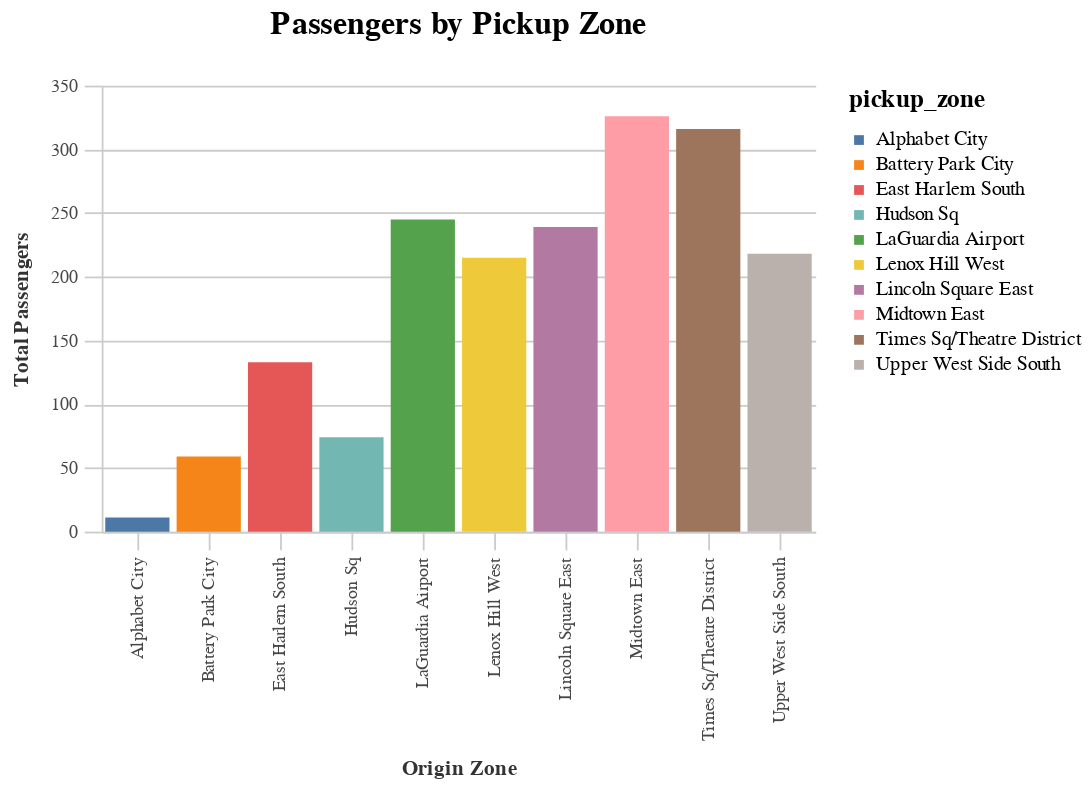

This figure's notebook cell:
### Code cell
(alt.Chart(df.head(10))
     .mark_bar()
     .encode(
         x=alt.X("pickup_zone:N", title="Origin Zone"),
         y=alt.Y("sum(passengers):Q", title="Total Passengers"),
         color = alt.Color("pickup_zone:N"),
     ).properties(title="Passengers by Pickup Zone")
)

### Figure 1 — Vega-Lite specification as saved in the notebook (floating-point values rounded to 4 significant figures)
{"width": 400, "height": 250, "background": "white", "config": {"title": {"fontSize": 18, "font": "Calibri", "anchor": "middle", "fontColor": "#333", "fontWeight": "bold", "offset": 20}, "header": {"labelFont": "Arial", "titleFont": "Calibri"}, "axis": {"domain": true, "domainColor": "#cbcbcb", "grid": true, "gridColor": "#cbcbcb", "gridWidth": 1, "labelColor": "#474747", "labelFontSize": 10, "titleColor": "#333", "tickColor": "#cbcbcb", "tickSize": 10, "titleFontSize": 12, "titlePadding": 10, "labelPadding": 4}, "axisBand": {"grid": false}, "range": {"category_bright": ["#2EA8CE", "#EB9F3C", "#F4D837", "#51BF9D", "#8CBCCB", "#9487C0"], "category_bold": ["#136C97", "#E16B26", "#F6BF16", "#00896B", "#7790A3", "#5B559C"], "diverging": ["#E16B26", "#EB9F3C", "#f6e7e1", "#8CBCCB", "#2EA8CE", "#136C97"], "sequential": ["#B9D6DF", "#8CBCCB", "#2EA8CE", "#136C97", "#0B405B"]}, "legend": {"labelFont": "Arial", "labelFontSize": 11, "symbolType": "square", "symbolSize": 30, "titleFont": "Calibri", "titleFontSize": 14, "titlePadding": 10, "padding": 1, "orient": "right", "labelLimit": 0}, "view": {"stroke": "transparent"}, "group": {"fill": "white"}, "arc": {"fill": "#8CBCCB"}, "area": {"fill": "#8CBCCB"}, "line": {"stroke": "#8CBCCB", "strokeWidth": 2}, "trail": {"color": "#8CBCCB", "stroke": "#8CBCCB", "strokeWidth": 0, "size": 1}, "path": {"stroke": "#8CBCCB", "strokeWidth": 0.5}, "rect": {"fill": "#8CBCCB"}, "point": {"filled": true, "shape": "circle"}, "shape": {"stroke": "#8CBCCB"}, "text": {"font": "Arial", "color": "#8CBCCB", "fontSize": 11, "align": "center", "fontWeight": 400, "size": 11}, "bar": {"binSpacing": 2, "fill": "#8CBCCB", "stroke": false}}, "data": {"name": "data-f095d1dda2503386762de9520b39097c"}, "mark": "bar", "encoding": {"color": {"type": "nominal", "field": "pickup_zone"}, "x": {"type": "nominal", "field": "pickup_zone", "title": "Origin Zone"}, "y": {"type": "quantitative", "aggregate": "sum", "field": "passengers", "title": "Total Passengers"}}, "title": "Passengers by Pickup Zone", "$schema": "https://vega.github.io/schema/vega-lite/v4.8.1.json", "datasets": {"data-f095d1dda2503386762de9520b39097c": [{"pickup_zone": "Lenox Hill West", "passengers": 215}, {"pickup_zone": "Upper West Side South", "passengers": 218}, {"pickup_zone": "Alphabet City", "passengers": 11}, {"pickup_zone": "Hudson Sq", "passengers": 74}, {"pickup_zone": "Midtown East", "passengers": 326}, {"pickup_zone": "Times Sq/Theatre District", "passengers": 316}, {"pickup_zone": "Battery Park City", "passengers": 59}, {"pickup_zone": "East Harlem South", "passengers": 133}, {"pickup_zone": "Lincoln Square East", "passengers": 239}, {"pickup_zone": "LaGuardia Airport", "passengers": 245}]}}
